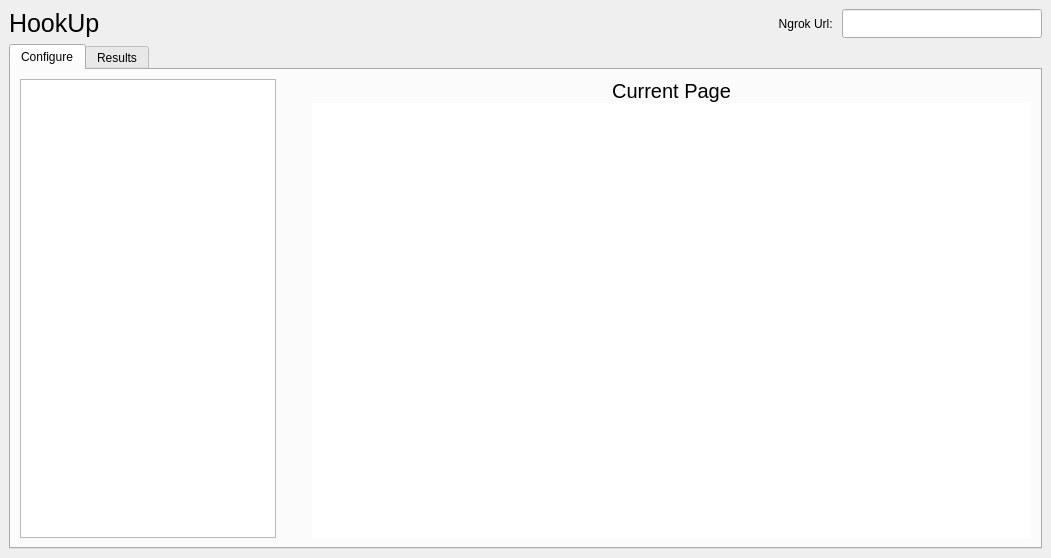
<?xml version="1.0" encoding="UTF-8"?>
<ui version="4.0">
 <class>MainWindow</class>
 <widget class="QMainWindow" name="MainWindow">
  <property name="geometry">
   <rect>
    <x>0</x>
    <y>0</y>
    <width>1051</width>
    <height>558</height>
   </rect>
  </property>
  <property name="windowTitle">
   <string>MainWindow</string>
  </property>
  <property name="styleSheet">
   <string notr="true"/>
  </property>
  <widget class="QWidget" name="centralwidget">
   <property name="sizePolicy">
    <sizepolicy hsizetype="Preferred" vsizetype="Preferred">
     <horstretch>0</horstretch>
     <verstretch>0</verstretch>
    </sizepolicy>
   </property>
   <property name="styleSheet">
    <string notr="true">QWidget {
	background-color: &quot;#424242&quot;;
	color: &quot;white&quot;
}

QLineEdit:focus {
	background-color: &quot;#212121&quot;
}

QListView {
	background-color: &quot;#212121&quot;
}

QLabel#label_3, QTextBrowser {
	background-color: &quot;#212121&quot;
}
QTextBrowser {
	border: 1px solid white
}


</string>
   </property>
   <layout class="QVBoxLayout" name="verticalLayout">
    <item>
     <layout class="QHBoxLayout" name="horizontalLayout">
      <item>
       <widget class="QLabel" name="label_2">
        <property name="sizePolicy">
         <sizepolicy hsizetype="MinimumExpanding" vsizetype="Preferred">
          <horstretch>0</horstretch>
          <verstretch>0</verstretch>
         </sizepolicy>
        </property>
        <property name="font">
         <font>
          <pointsize>19</pointsize>
         </font>
        </property>
        <property name="text">
         <string>HookUp</string>
        </property>
       </widget>
      </item>
      <item>
       <widget class="QLabel" name="label_ngrok_url">
        <property name="sizePolicy">
         <sizepolicy hsizetype="Minimum" vsizetype="Preferred">
          <horstretch>0</horstretch>
          <verstretch>0</verstretch>
         </sizepolicy>
        </property>
        <property name="text">
         <string>Ngrok Url: </string>
        </property>
        <property name="alignment">
         <set>Qt::AlignRight|Qt::AlignTrailing|Qt::AlignVCenter</set>
        </property>
       </widget>
      </item>
      <item>
       <widget class="QLineEdit" name="line_edit_ngrok_url">
        <property name="sizePolicy">
         <sizepolicy hsizetype="Maximum" vsizetype="Preferred">
          <horstretch>0</horstretch>
          <verstretch>0</verstretch>
         </sizepolicy>
        </property>
        <property name="minimumSize">
         <size>
          <width>200</width>
          <height>0</height>
         </size>
        </property>
        <property name="styleSheet">
         <string notr="true">border: 1px solid &quot;#424242&quot;</string>
        </property>
        <property name="echoMode">
         <enum>QLineEdit::Normal</enum>
        </property>
       </widget>
      </item>
     </layout>
    </item>
    <item>
     <widget class="QTabWidget" name="tabWidget">
      <property name="tabPosition">
       <enum>QTabWidget::North</enum>
      </property>
      <property name="tabShape">
       <enum>QTabWidget::Rounded</enum>
      </property>
      <property name="currentIndex">
       <number>0</number>
      </property>
      <property name="elideMode">
       <enum>Qt::ElideNone</enum>
      </property>
      <property name="documentMode">
       <bool>false</bool>
      </property>
      <property name="tabsClosable">
       <bool>false</bool>
      </property>
      <property name="movable">
       <bool>true</bool>
      </property>
      <property name="tabBarAutoHide">
       <bool>false</bool>
      </property>
      <widget class="QWidget" name="tab_configure">
       <property name="enabled">
        <bool>true</bool>
       </property>
       <property name="minimumSize">
        <size>
         <width>0</width>
         <height>304</height>
        </size>
       </property>
       <attribute name="title">
        <string>Configure</string>
       </attribute>
       <layout class="QVBoxLayout" name="verticalLayout_2">
        <item>
         <layout class="QHBoxLayout" name="horizontalLayout_2">
          <item>
           <widget class="QListWidget" name="list_view_pages">
            <property name="sizePolicy">
             <sizepolicy hsizetype="Maximum" vsizetype="Expanding">
              <horstretch>0</horstretch>
              <verstretch>0</verstretch>
             </sizepolicy>
            </property>
           </widget>
          </item>
          <item>
           <layout class="QVBoxLayout" name="verticalLayout_3">
            <property name="spacing">
             <number>0</number>
            </property>
            <property name="leftMargin">
             <number>30</number>
            </property>
            <item>
             <layout class="QVBoxLayout" name="card">
              <item>
               <widget class="QLabel" name="label_current_page_name">
                <property name="enabled">
                 <bool>true</bool>
                </property>
                <property name="font">
                 <font>
                  <pointsize>15</pointsize>
                 </font>
                </property>
                <property name="text">
                 <string>Current Page</string>
                </property>
                <property name="alignment">
                 <set>Qt::AlignCenter</set>
                </property>
                <property name="margin">
                 <number>10</number>
                </property>
               </widget>
              </item>
              <item>
               <widget class="QTextBrowser" name="text_browser_current_page_soruce"/>
              </item>
             </layout>
            </item>
           </layout>
          </item>
         </layout>
        </item>
       </layout>
      </widget>
      <widget class="QWidget" name="tab_results">
       <attribute name="title">
        <string>Results</string>
       </attribute>
       <layout class="QVBoxLayout" name="verticalLayout_4">
        <item>
         <layout class="QHBoxLayout" name="horizontalLayout_3">
          <item>
           <spacer name="horizontalSpacer">
            <property name="orientation">
             <enum>Qt::Horizontal</enum>
            </property>
            <property name="sizeHint" stdset="0">
             <size>
              <width>40</width>
              <height>20</height>
             </size>
            </property>
           </spacer>
          </item>
          <item>
           <widget class="QPushButton" name="refresh_icon">
            <property name="enabled">
             <bool>true</bool>
            </property>
            <property name="sizePolicy">
             <sizepolicy hsizetype="Maximum" vsizetype="Fixed">
              <horstretch>0</horstretch>
              <verstretch>0</verstretch>
             </sizepolicy>
            </property>
            <property name="text">
             <string/>
            </property>
           </widget>
          </item>
         </layout>
        </item>
        <item>
         <widget class="QListWidget" name="list_widget_results">
          <property name="wordWrap">
           <bool>true</bool>
          </property>
         </widget>
        </item>
       </layout>
      </widget>
     </widget>
    </item>
   </layout>
  </widget>
 </widget>
 <tabstops>
  <tabstop>list_view_pages</tabstop>
  <tabstop>tabWidget</tabstop>
  <tabstop>text_browser_current_page_soruce</tabstop>
  <tabstop>line_edit_ngrok_url</tabstop>
 </tabstops>
 <resources/>
 <connections/>
</ui>
